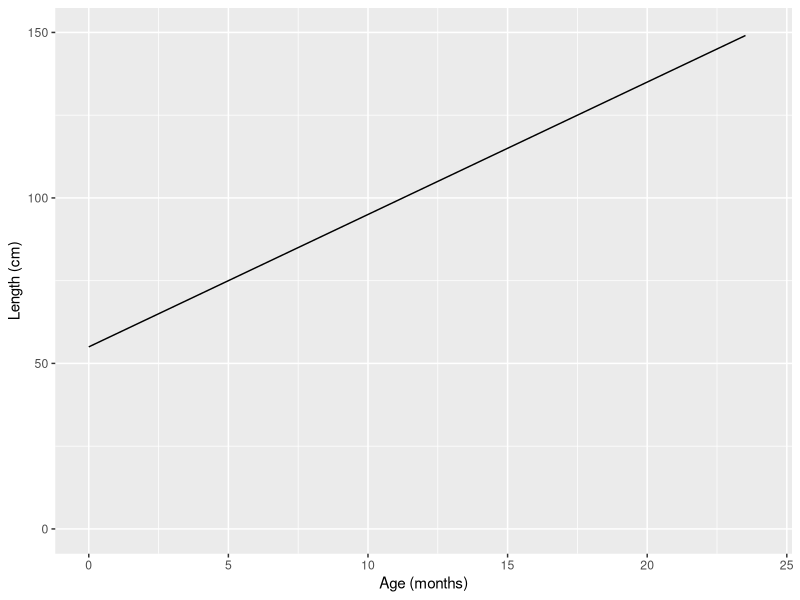
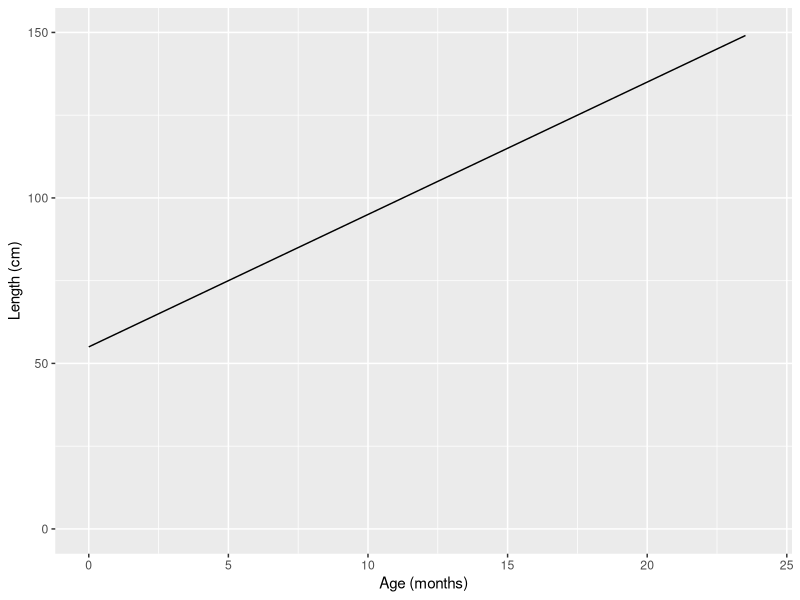
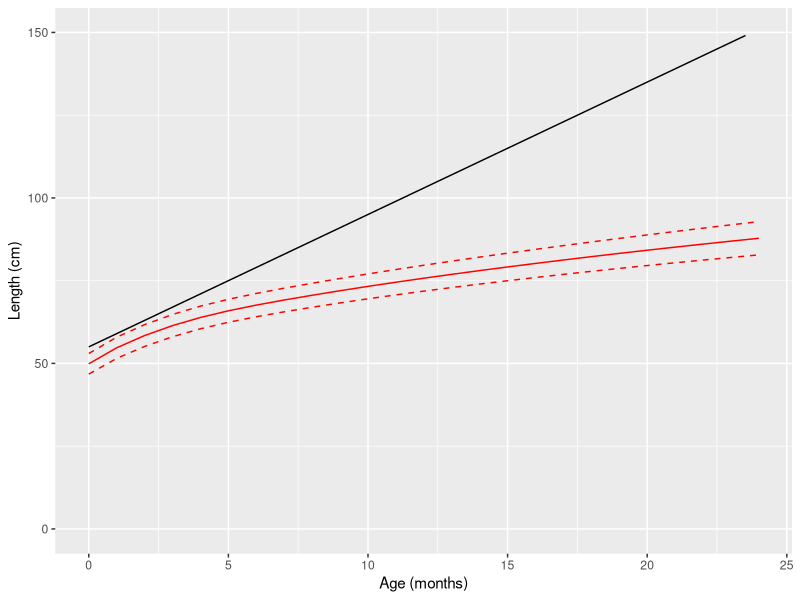

Write R code to recreate these figures, in order.
## ---- chunk 1
library(tidyverse)
library(kableExtra)
## ---- chunk 2
fun1 <- function(x) 55 + (4*x)
m1 <- ggplot(data = data.frame(x=0), aes(x=x)) +
  stat_function(fun = fun1) +
  xlim(0,24) +
  ylim(0,150) +
  ylab("Length (cm)") +
  xlab("Age (months)")
m1
## ---- chunk 3
tibble(
  Age = seq(10, 12, 0.25)
) %>%
  mutate(
    Prediction = 55 + (Age*4)
  ) %>%
  kable(.) %>%
  kable_styling(bootstrap_options = "striped", full_width = F)
## ---- chunk 4
m1
## ---- chunk 5
tibble(
  Age = seq(216,300, 12)
) %>%
  mutate(
    Year = Age/12,
    Prediction = 55 + (Age*4),
    Predction_M = Prediction/100
  ) %>%
  kable(.) %>%
  kable_styling(bootstrap_options = "striped", full_width = F)
## ---- chunk 6
df <- read_csv("length_age.csv", col_names = c("Month", "Mean", "SD", "Lower", "Upper"))
m1 + 
  geom_line(data = df, aes(x=Month, y = Mean), colour = "red") + 
  geom_line(data = df, aes(x=Month, y = Lower), colour = "red", linetype = "dashed") +
  geom_line(data = df, aes(x=Month, y = Upper), colour = "red", linetype = "dashed")
